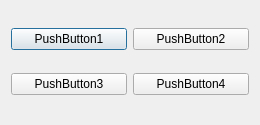
<?xml version="1.0" encoding="UTF-8"?>
<ui version="4.0">
 <class>MyBtn</class>
 <widget class="QDialog" name="MyBtn">
  <property name="geometry">
   <rect>
    <x>0</x>
    <y>0</y>
    <width>260</width>
    <height>125</height>
   </rect>
  </property>
  <property name="windowTitle">
   <string>MyBtn</string>
  </property>
  <layout class="QGridLayout" name="gridLayout">
   <item row="0" column="0">
    <widget class="QPushButton" name="pushButton_1">
     <property name="text">
      <string>PushButton1</string>
     </property>
    </widget>
   </item>
   <item row="0" column="1">
    <widget class="QPushButton" name="pushButton_2">
     <property name="text">
      <string>PushButton2</string>
     </property>
    </widget>
   </item>
   <item row="1" column="0">
    <widget class="QPushButton" name="pushButton_3">
     <property name="text">
      <string>PushButton3</string>
     </property>
    </widget>
   </item>
   <item row="1" column="1">
    <widget class="QPushButton" name="pushButton_4">
     <property name="text">
      <string>PushButton4</string>
     </property>
    </widget>
   </item>
  </layout>
 </widget>
 <layoutdefault spacing="6" margin="11"/>
 <resources/>
 <connections/>
</ui>
